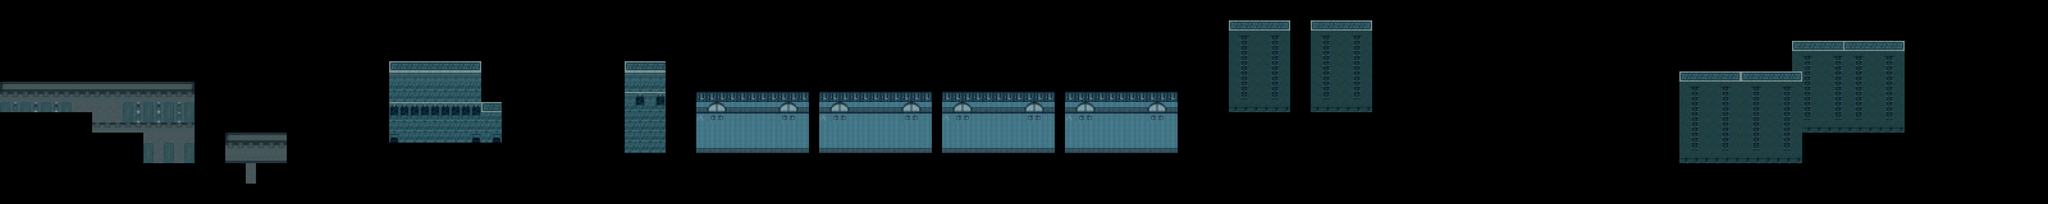

Rendered tile map (Tiled .tmx) drawn with the repository's tilesets; below, a short description and the map source with its tile grids summarised:
An orthogonal 200x20 tile map with 64x64 px tiles, 1 tile layer (Capa de patrones 1).

<map version="1.2" tiledversion="1.3.1" orientation="orthogonal" renderorder="right-down" compressionlevel="-1" width="200" height="20" tilewidth="64" tileheight="64" infinite="0" nextlayerid="2" nextobjectid="1">
 <tileset firstgid="1" name="b88de1b111daedfce7da2198ad4e4917" tilewidth="64" tileheight="64" tilecount="1024" columns="32">
  <image source="../Images/b88de1b111daedfce7da2198ad4e4917.jpg" trans="ba7a12" width="2048" height="2048" />
 </tileset>
 <layer id="1" name="Capa de patrones 1" width="200" height="20">
  <data>[4000 cells, 801 non-empty, 28 distinct tile ids]</data>
 </layer>
</map>